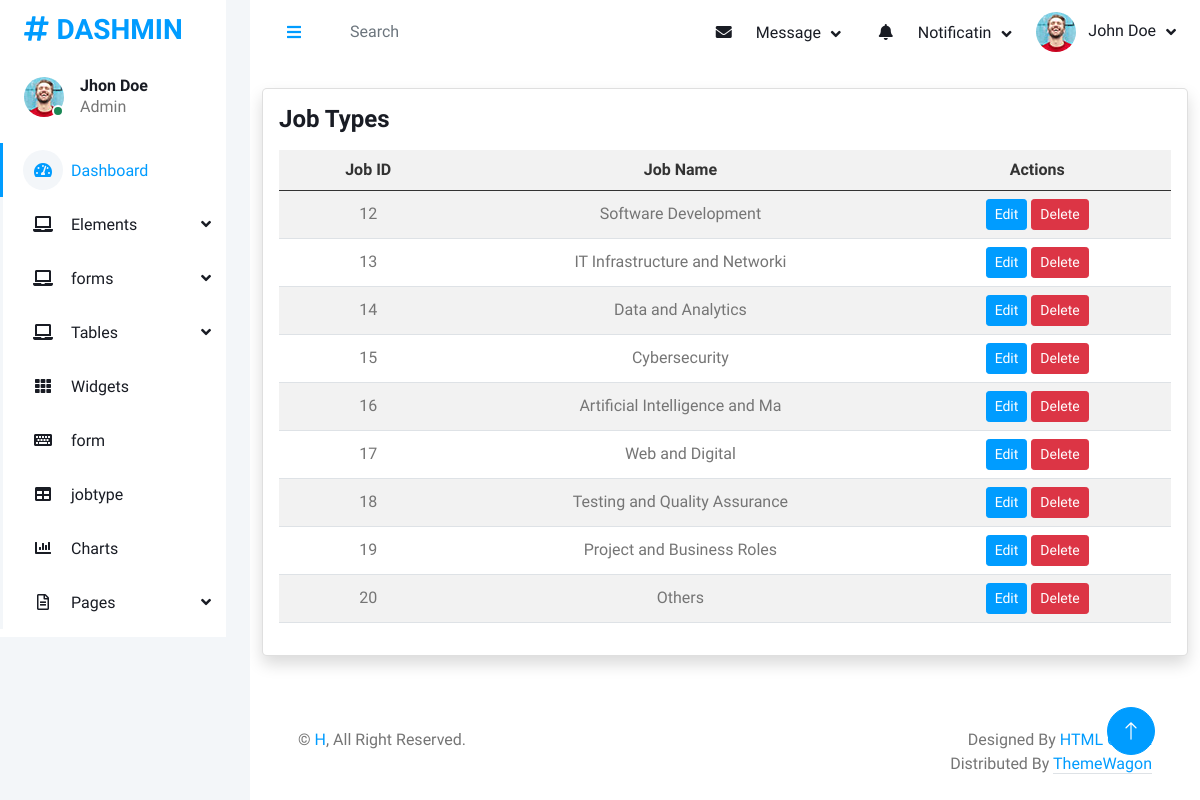
The app's page /Admin/categoryview.php with its own data.
### tables this page shows
CREATE TABLE `tbl_jobtype` (
  `jobtypeid` int(11) NOT NULL,
  `jobtypename` varchar(100) NOT NULL
);

### dboperation.php (called while the page is built, shortened)
<?php
class dboperation
{
    public $con,$res;
    function __construct()
    {
        $this->con=mysqli_connect("localhost","root","","db_jobportalfinal");
    }
    public function executequery($sql)
    {
        $this->res=mysqli_query($this->con,$sql);
        return $this->res;
    }
}
?>

### Admin/categoryview.php (the view, shortened to what this page needs)
<?php
include("header.php");
include_once("../dboperation.php");
$obj = new dboperation();
$s = "SELECT * FROM tbl_jobtype";
$res = $obj->executequery($s);
?>
<div class="container-fluid py-4">
    <div class="row">
        <div class="col-12">
            <div class="card shadow">
                <div class="card-body">
                    <h4 class="mb-3">Job Types</h4>
                    <table class="table table-striped text-center align-middle">
                        <thead class="custom-table-header">
                            <tr>
                                <th style="width: 20%;">Job ID</th>
                                <th style="width: 50%;">Job Name</th>
                                <th colspan="2" style="width: 30%;">Actions</th>
                            </tr>
                        </thead>
                        <tbody>
                            <?php while ($r = mysqli_fetch_array($res)) { ?>
                                <tr>
                                    <td><?php echo $r['jobtypeid']; ?></td>
                                    <td><?php echo $r['jobtypename']; ?></td>
                                    <td>
                                        <a href="editcategory.php?eid=<?php echo $r['jobtypeid']; ?>" class="btn btn-sm btn-primary">Edit</a>
                                        <a href="deletecategory.php?eid=<?php echo $r['jobtypeid']; ?>" class="btn btn-sm btn-danger" onclick="return confirm('Are you sure you want to delete this job type?');">Delete</a>
                                    </td>
                                </tr>
                            <?php } ?>
                        </tbody>
                    </table>
                </div>
            </div>
        </div>
    </div>
</div>
<?php include_once("footer.php"); ?>

### Admin/css/style.css (style rules this page uses)
:root { --primary: #009CFF; --light: #F3F6F9; --dark: #191C24; }
.btn { transition: .5s; }
.btn.btn-primary { color: #FFFFFF; }

### Admin/categoryview.php (style rules this page uses)
.custom-table-header { background-color: #f2f2f2; color: #333; font-weight: bold; }

### records on screen
tbl_jobtype: jobtypeid "12", jobtypename "Software Development"
tbl_jobtype: jobtypeid "13", jobtypename "IT Infrastructure and Networki"
tbl_jobtype: jobtypeid "14", jobtypename "Data and Analytics"
tbl_jobtype: jobtypeid "15", jobtypename "Cybersecurity"
tbl_jobtype: jobtypeid "16", jobtypename "Artificial Intelligence and Ma"
tbl_jobtype: jobtypeid "17", jobtypename "Web and Digital"
tbl_jobtype: jobtypeid "18", jobtypename "Testing and Quality Assurance"
tbl_jobtype: jobtypeid "19", jobtypename "Project and Business Roles"
tbl_jobtype: jobtypeid "20", jobtypename "Others"
